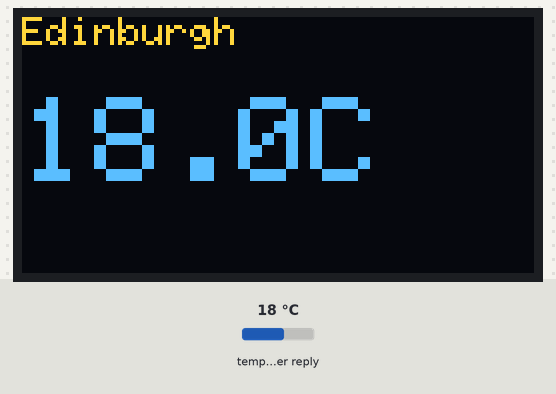
The sketch below on a simulated ESP32. On the bench: 128×64 one-colour display. Inputs (shaded band) come from the test bench; at power-on: temperature in the weather reply 18 °C. The OLED is the two-colour kind (top 16 rows yellow); WiFi joins after 1.5 s; servers stay silent unless stated; web services answer with replies made up by the test bench; what the sketch prints to the serial monitor is not drawn.

Above: at 2.0 s.

The sketch:

experiment_8_API_access_OLED.ino
```cpp
// (licence header left out)
#include "WiFi.h"
#include "Arduino_JSON.h"
#include "Wire.h"
#include "Adafruit_SSD1306.h"

const char* ssid = "your_ssid";
const char* password = "your_password";

const int SCREEN_WIDTH = 128;
const int SCREEN_HEIGHT = 64;
const int OLED_RESET = -1; //uses Arduino reset button

//API Elements
const char SERVER[] = "api.openweathermap.org";
const char HOST_STRING[] = "HOST: api.openweathermap.org";
const String API_KEY = "24e04a92cec8113039d9bff85ac5f478";
const String LOCATION = "Edinburgh"; //swap with your location
const String UNITS = "C";

WiFiClient client; //ESP32 will be the client
//Set OLED width and height and attach to I2C

Adafruit_SSD1306 display(SCREEN_WIDTH, SCREEN_HEIGHT, &Wire, OLED_RESET);

void setup() {
  Serial.begin(115200);
  WiFi.begin(ssid, password); //Try to connect to WiFi

  // Loop until connection established
  while (WiFi.status() != WL_CONNECTED) {
    delay(500);
    Serial.println("Connecting to WiFi..");
  }

  Serial.println("Connected to the WiFi network");
  IPAddress ip = WiFi.localIP();
  Serial.print ("The IP of this ESP32 is ");
  Serial.println (ip);
  Serial.println();

  // Declaration for an SSD1306 display connected to I2C (SDA, SCL pins)
  // SSD1306_SWITCHCAPVCC = generate display voltage from 3.3V internally
  if (!display.begin(SSD1306_SWITCHCAPVCC, 0x3C)) {
    Serial.println("SSD1306 allocation failed");
    for (;;); // Don't proceed, loop forever
  }
  display.clearDisplay(); //clear display
  display.display(); //print blank screen
  display.setTextColor(SSD1306_WHITE); // Draw white text
  getTemperature(); //get temperature first time round
}

void loop() {
  delay (60000); //delay 1 minute
  getTemperature();
}

void getTemperature() {
  display.clearDisplay(); //clear display
  display.setTextSize(1);
  display.setCursor(0, 0); //moves curser
  display.print(LOCATION);
  //Prepare the API request
  String apiUnits = "metric";
  if (UNITS == "F") {
    apiUnits = "imperial";
  }
  String request = "GET /data/2.5/weather?units=" + apiUnits + "&q=" + LOCATION + "&appid=" + API_KEY + " HTTP/1.1";
  //Connect to the server and send request
  if (client.connect(SERVER, 80)) {
    Serial.println ("Sending request..");
    Serial.println (request);
    Serial.println ("");
    client.println (request);
    client.println (HOST_STRING);
    client.println ("Connection : close");
    client.println ();
  }

  //Now wait for the reply
  while (!client.available());
  //Discard data until we receive an open bracket '{'
  while (true) {
    char header = client.read();
    if (header == '{') break; //break out of loop here
    Serial.print (header); //debug to serial monitor
  }

  //'{' means JSON data found
  String jsonData = " {";
  do {
    char c = client.read(); //read data
    jsonData += c;
  } while (client.connected());
  client.stop();
  //process JSON response
  JSONVar apiObject = JSON.parse(jsonData);
  Serial.println ("JSON response");
  Serial.println (apiObject);
  double temperature = (double) apiObject ["main"]["temp"];
  Serial.print ("The temperature is ");
  Serial.print (temperature);
  Serial.println (UNITS);
  display.setTextSize(3);
  display.setCursor(0, 20); //moves curser
  display.print(temperature, 1); //print to 1 decimal place
  display.print (UNITS);
  display.display();
}
```
